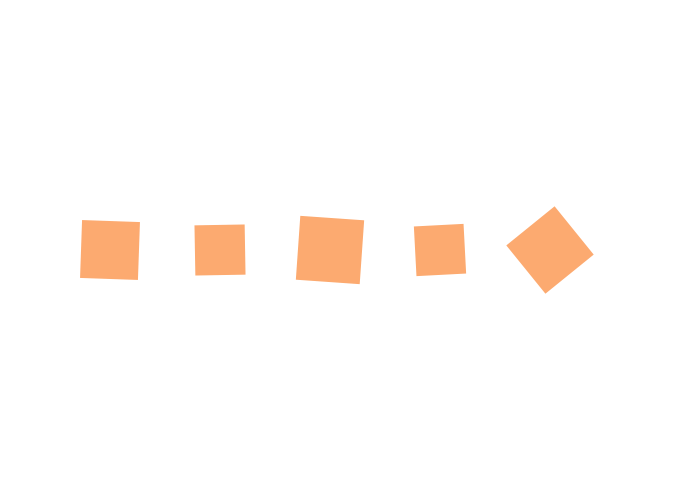
Frame 1 (no input)
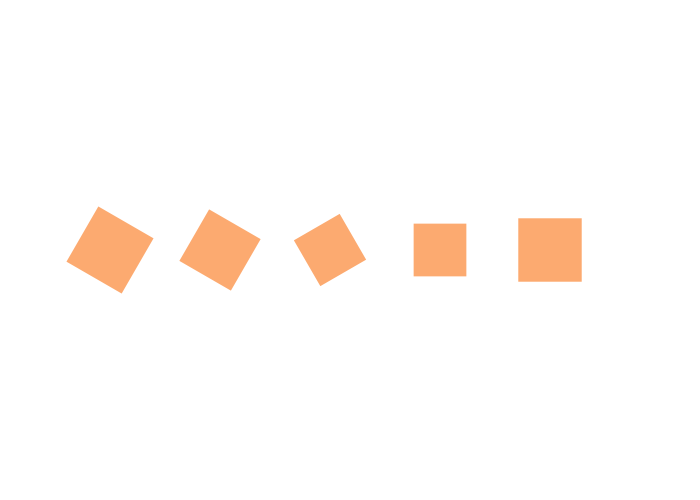
Frame 60 (the mouse pressed at the canvas centre just before this capture)
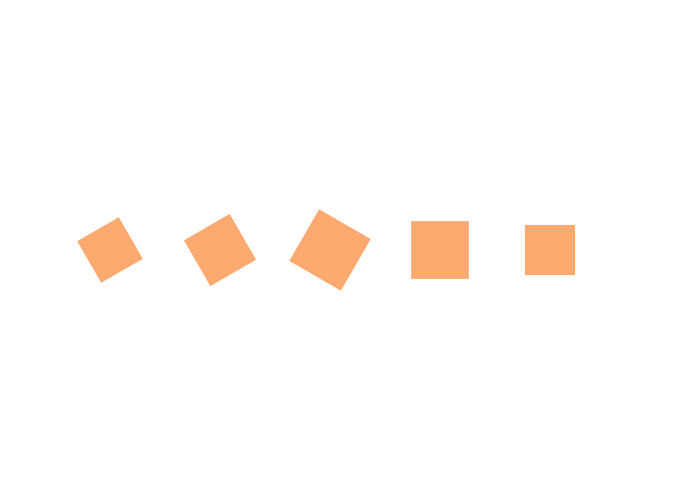
Frame 120 (the mouse held since frame 60 and released just before this capture)

The Processing sketch that drew these frames (run headless with seeded random() and noise(); from frame 60 on, the mouse is pressed at the canvas centre):

// Processing sketch: processing_108988
// ── processing_108988.pde

float r1 =0;
float r2 =0;
float r3 =0;
float r4 =0;
float r5 =0;

void setup(){
  size(700,500);
  rectMode(CENTER);
}

void draw(){
  background(255);
  noStroke();
  fill(250,110,12,150);
   r1 = r1 +1;
      r2 = r2 -2;
         r3 = r3 +3;
            r4 = r4 -4;
               r5 = r5 +50;
               float d = random(45,65);
               float d2 = random(45,65);
               float d3 = random(45,65);
               float d4 = random(45,65);
               float d5 = random(45,65);
  pushMatrix();
  translate(110,height/2);
  rotate(radians(++r1));
  rect(0,0,d,d);
  popMatrix();
  
  pushMatrix();
  translate(220,height/2);
  rotate(radians(++r2));
  rect(0,0,d2,d2);
  popMatrix();
  
  pushMatrix();
  translate(330,height/2);
  rotate(radians(++r3));
  rect(0,0,d3,d3);
  popMatrix();
  
  pushMatrix();
  translate(440,height/2);
  rotate(radians(++r4));
  rect(0,0,d4,d4);
  popMatrix();
  
  pushMatrix();
  translate(550,height/2);
  rotate(radians(++r5));
  rect(0,0,d5,d5);
  popMatrix();
  
}
